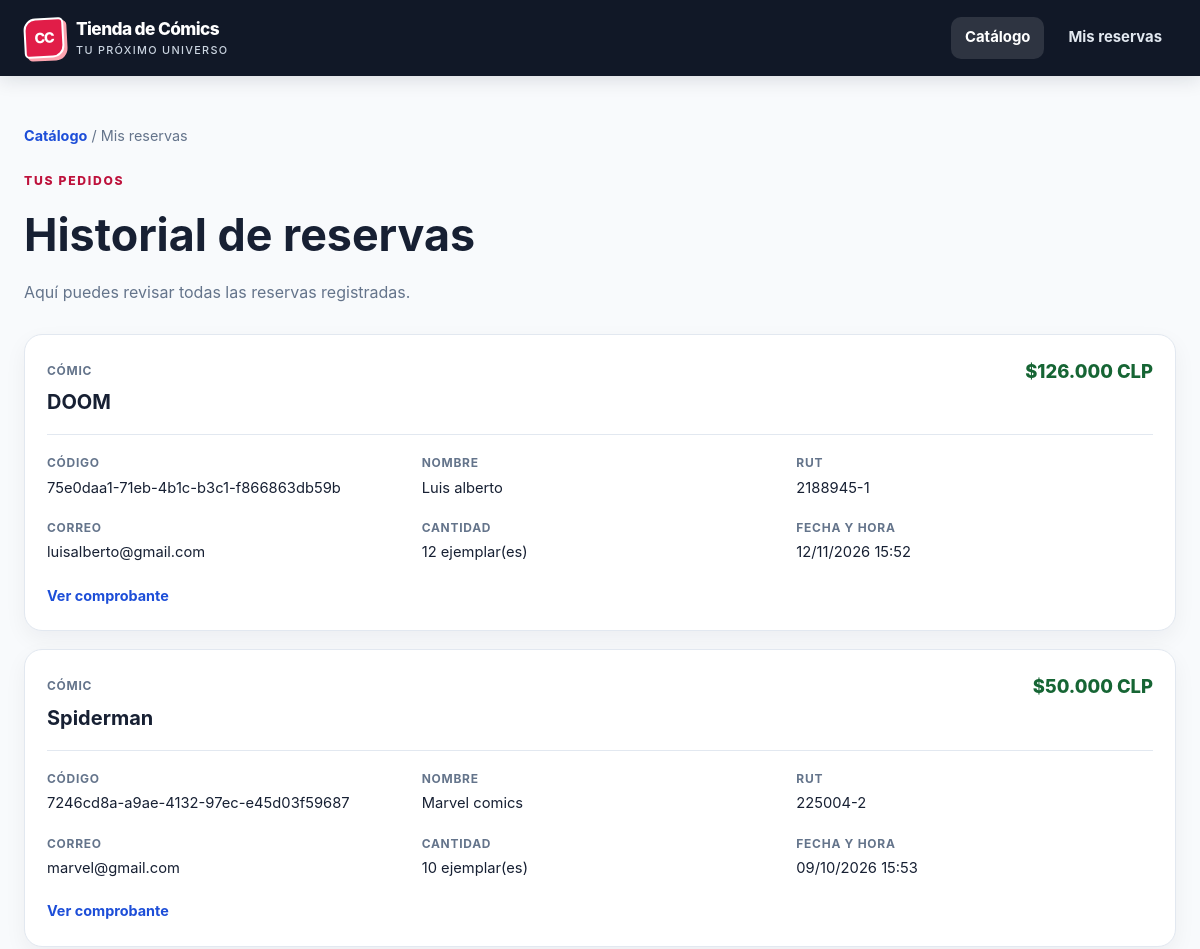
Page /reservas/ (upper part) on the earlier database version.
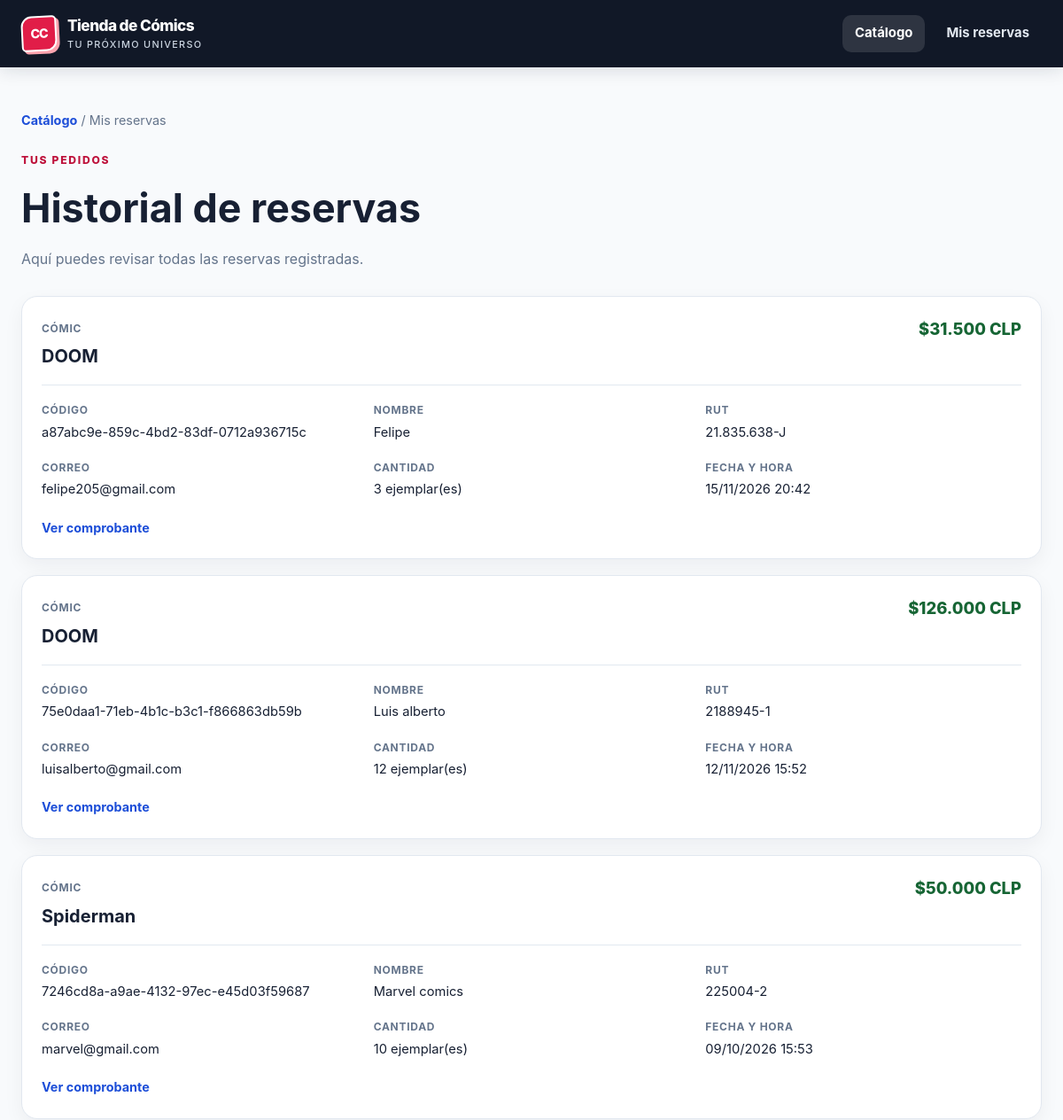
Same page on the later database version.
### tienda_comics/models.py (models this page shows, shortened)
class Reserva(models.Model):
    comic = models.ForeignKey(
        Comic,
        on_delete=models.CASCADE,
        related_name="reservas",
        verbose_name="cómic",
    )
    nombre = models.CharField(max_length=100)
    correo = models.EmailField()
    rut = models.CharField(max_length=12)
    cantidad = models.PositiveIntegerField(validators=[MinValueValidator(1)],
    )
    fecha_hora = models.DateTimeField(default=timezone.now)
    codigo = models.UUIDField(default=uuid.uuid4, unique=True, editable=False)
    class Meta:
        verbose_name = "reserva"
        verbose_name_plural = "reservas"
        ordering = ["-fecha_hora"]
    @property
    def total(self):
        return self.comic.precio * self.cantidad

class Comic(models.Model):
    titulo = models.CharField(max_length=100)
    editorial = models.ForeignKey(
        Editorial,
        on_delete=models.CASCADE,
        related_name="comics",
        verbose_name="editorial",
    )
    portada = models.ImageField(upload_to="portadas/")
    precio = models.DecimalField(
        "precio (CLP)",
        max_digits=10,
        decimal_places=0,
        validators=[MinValueValidator(0)],
    )
    numero_tomo = models.PositiveIntegerField(
        "número de tomo",
        validators=[MinValueValidator(1)],
    )
    tapa_dura = models.BooleanField("tapa dura", default=False)
    stock = models.PositiveIntegerField("stock", default=0)
    disponible_venta = models.BooleanField("disponible para la venta", default=True)
    class Meta:
        verbose_name = "cómic"
        verbose_name_plural = "cómics"
        ordering = ["titulo", "numero_tomo"]

### tienda_comics/views.py (the view)
# urls.py: path("reservas/", views.historial_reservas, name="historial_reservas"),
def historial_reservas(request):
    reservas = Reserva.objects.select_related("comic").all()
    return render(request, "tienda_comics/historial_reservas.html", {"reservas": reservas})

### tienda_comics/templatetags/catalogo_extras.py (called while the page is built)
@register.filter
def clp(value):
    return f"${int(value):,}".replace(",", ".")

### tienda_comics/templates/tienda_comics/historial_reservas.html (shortened to what this page needs)
{% extends "tienda_comics/base.html" %}
{% load catalogo_extras %}
{% block content %}
    <p class="breadcrumb">
        <a href="{% url 'catalogo' %}">Catálogo</a>
        <span aria-hidden="true"> / </span>
        Mis reservas
    </p>
    <section class="history-heading">
        <p class="eyebrow">Tus pedidos</p>
        <h1>Historial de reservas</h1>
        <p>Aquí puedes revisar todas las reservas registradas.</p>
    </section>
    {% if reservas %}
        <div class="history-list">
            {% for reserva in reservas %}
                <article class="history-card">
                    <div class="history-card-heading">
                        <div>
                            <span class="history-label">Cómic</span>
                            <h2>{{ reserva.comic.titulo }}</h2>
                        </div>
                        <span class="history-total">{{ reserva.total|clp }} CLP</span>
                    </div>
                    <dl class="history-details">
                        <div>
                            <dt>Código</dt>
                            <dd>{{ reserva.codigo }}</dd>
                        </div>
                        <div>
                            <dt>Nombre</dt>
                            <dd>{{ reserva.nombre }}</dd>
                        </div>
                        <div>
                            <dt>RUT</dt>
                            <dd>{{ reserva.rut }}</dd>
                        </div>
                        <div>
                            <dt>Correo</dt>
                            <dd>{{ reserva.correo }}</dd>
                        </div>
                        <div>
                            <dt>Cantidad</dt>
                            <dd>{{ reserva.cantidad }} ejemplar(es)</dd>
                        </div>
                        <div>
                            <dt>Fecha y hora</dt>
                            <dd>{{ reserva.fecha_hora|date:"d/m/Y H:i" }}</dd>
                        </div>
                    </dl>
                    <a class="history-receipt" href="{% url 'comprobante_reserva' codigo=reserva.codigo %}">
                        Ver comprobante
                    </a>
                </article>
            {% endfor %}
        </div>
    {% else %}
        <section class="empty-state" aria-live="polite">
            <h2>Aún no hay reservas</h2>
            <p>Cuando completes una reserva, aparecerá aquí.</p>
        </section>
    {% endif %}
{% endblock %}

Differences in the rows shown:
added Reserva: comic.titulo "DOOM", total|clp "$31.500", codigo "a87abc9e-859c-4bd2-83df-0712a936715c", nombre "Felipe", rut "21.835.638-J", correo "felipe205@gmail.com", cantidad "3", fecha_hora "15/11/2026 20:42"
